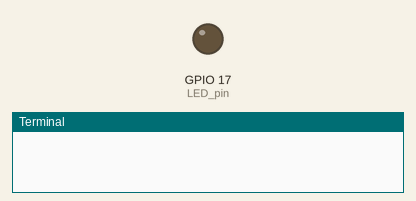
Recording of a program running on a simulated Raspberry Pi (BCM pin numbers). Shown: output pins drawn as LEDs (lit = HIGH), the last lines printed to the terminal.

Above: at 1.0 s.
At 3.0 s:
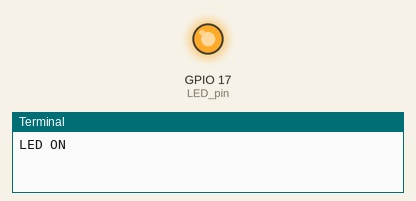
Timing chart, 0 to 5.2 s (numbered marks = the images above):
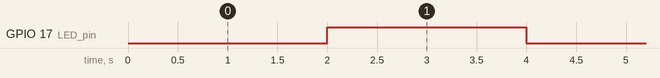

The program:

LEDonoff.py
```python
#!/usr/bin/env python
# -*- coding: utf-8 -*-

#LED two Seconds on/off

import RPi.GPIO as GPIO
import time

LED_pin=17

GPIO.setmode(GPIO.BCM)
GPIO.setup(LED_pin,GPIO.OUT,initial=GPIO.LOW)

while True:
    try:
        GPIO.output(LED_pin,False)#led off
        time.sleep(2)#2sec
        print("LED ON")
        GPIO.output(LED_pin,True)#led on
        time.sleep(2)
        print("LED OFF")

    except KeyboardInterrupt:
        pass
        print('Exit with ^C. Goodbye!')
        GPIO.cleanup() #pin reset
        exit() #code end

GPIO.cleanup()
```

Measured:
- by itself, GPIO 17 (LED_pin): alternates HIGH for 2.0 s and LOW for 2.0 s
